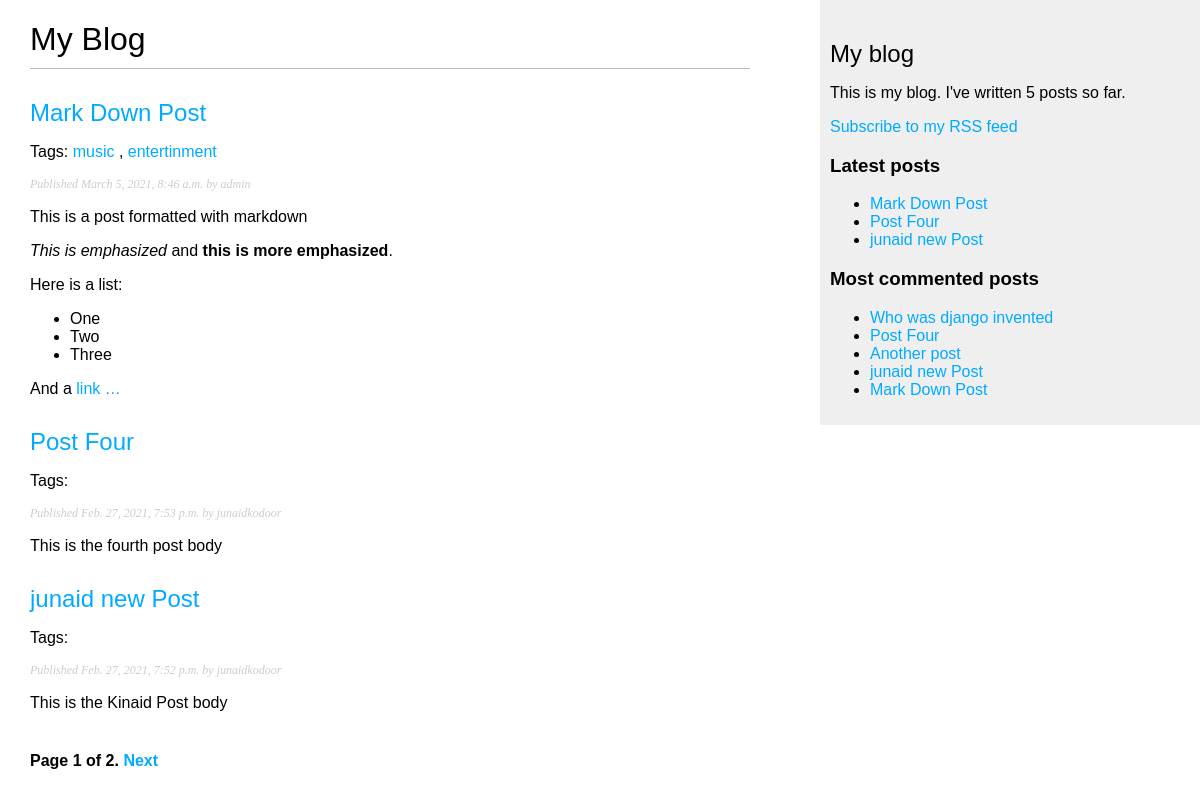
Screenshot of /blog/ with the database file from the repository.
### blog/models.py (models this page shows, shortened)
class Post(models.Model):
    objects = models.Manager()  # The default manager.
    published = PublishedManager() # Our custom manager.
    STATUS_CHOICES = (
        ('draft', 'Draft'),
        ('published', 'Published'), )
    title = models.CharField(max_length=250)
    slug = models.SlugField(max_length=250, unique_for_date='publish')
    author = models.ForeignKey(User, on_delete=models.CASCADE, related_name='blog_posts')
    body = models.TextField()
    publish = models.DateTimeField(default=timezone.now)
    created = models.DateTimeField(auto_now_add=True)
    updated = models.DateTimeField(auto_now=True)
    status = models.CharField(max_length=10,
    choices = STATUS_CHOICES, default='draft')
    tags = TaggableManager()
    class Meta:
        ordering = ('-publish',)
    def get_absolute_url(self):
        return reverse('blog:post_detail', args=[self.publish.year, self.publish.month, self.publish.day, self.slug])

### blog/views.py (the view)
# urls.py: path('', views.post_list, name='post_list'),
def post_list(request,tag_slug=None):
    object_list = Post.published.all()
    tag = None
    if tag_slug:
        tag = get_object_or_404(Tag, slug=tag_slug)
        object_list = object_list.filter(tags__in=[tag])
    paginator = Paginator(object_list, 3) # 3 posts in each page
    page = request.GET.get('page')
    try:
        posts = paginator.page(page)
    except PageNotAnInteger:
        posts = paginator.page(1)
    except EmptyPage:
        posts = paginator.page(paginator.num_pages)
    return render(request, 'blog/post/list.html', {'page': page, 'posts': posts,'tag': tag})

### blog/models.py (called while the page is built)
    def get_queryset(self):
        return super(PublishedManager, self).get_queryset().filter(status='published')

### blog/templatetags/blog_tags.py (called while the page is built)
@register.simple_tag
def total_posts():
    return Post.published.count()

@register.inclusion_tag('blog/post/latest_posts.html')
def show_latest_posts(count=5):
    latest_posts = Post.published.order_by('-publish')[:count]
    return {'latest_posts': latest_posts}

@register.simple_tag
def get_most_commented_posts(count=5):
    return Post.published.annotate(total_comments=Count('comments') ).order_by('-total_comments')[:count]

@register.filter(name='markdown')
def markdown_format(text):
    return mark_safe(markdown.markdown(text))

### blog/templates/blog/post/list.html (shortened to what this page needs)
{% extends "blog/base.html" %}
{% load blog_tags %}
{% block content %}
<h1>My Blog</h1>
{% for post in posts %}
    <h2><a href="{{ post.get_absolute_url }}">{{ post.title }} </a> </h2>
    <p class="tags">Tags:
        {% for tag in post.tags.all %}
        <a href="{% url 'blog:post_list_by_tag' tag.slug %}">
        {{ tag.name }} </a> {% if not forloop.last %}, {% endif %} {% endfor %}
    </p>
    <p class="date">Published {{ post.publish }} by {{ post.author }}</p>
    {{ post.body|markdown|truncatewords:30 }}
{% endfor %}
{% include "pagination.html" with page=posts %}
{% endblock %}

### blog/templates/blog/base.html (shortened to what this page needs)
{% load blog_tags %}
{% load static %}
<!DOCTYPE html>
<html>
<head>
<link href="{% static 'css/blog.css' %}" rel="stylesheet">
</head>
<body>
    <div id="content">
    {% block content %} {% endblock %}
    </div>
<div id="sidebar">
<h2>My blog</h2>
    <p>This is my blog. I've written {% total_posts %} posts so far.</p>
    <p>
    <a href="{% url 'blog:post_feed' %}">Subscribe to my RSS feed</a>
</p>
    <h3>Latest posts</h3>
    {% show_latest_posts 3 %}
    <h3>Most commented posts</h3>
    {% get_most_commented_posts as most_commented_posts %}
    <ul>
        {% for post in most_commented_posts %}
        <li>
            <a href="{{ post.get_absolute_url }}">{{ post.title }}</a>
        </li>
        {% endfor %}
    </ul>
</div>
</body>
</html>

### blog/templates/blog/post/latest_posts.html
<ul>
{% for post in latest_posts %} <li>
<a href="{{ post.get_absolute_url }}">{{ post.title }}</a>
</li> {% endfor %} </ul>

### blog/static/css/blog.css (style rules this page uses)
body { margin:0; padding:0; font-family:helvetica, sans-serif; }
a { color:#00abff; text-decoration:none; }
h1 { font-weight:normal; border-bottom:1px solid #bbb; padding:0 0 10px 0; }
h2 { font-weight:normal; margin:30px 0 0; }
#content { float:left; width:60%; padding:0 0 0 30px; }
#sidebar { float:right; width:30%; padding:10px; background:#efefef; height:100%; }
p.date { color:#ccc; font-family: georgia, serif; font-size: 12px; font-style: italic; }

### rows the page displays
Post: title "Mark Down Post", publish "March 5, 2021, 8:46 a.m.", author "admin", body "This is a post formatted with markdown This is emphasized and this is more emphasized . Here is a list: One Two Three And a link …"
Tag: name "music"
Tag: name "entertinment"
Post: title "Post Four", publish "Feb. 27, 2021, 7:53 p.m.", author "junaidkodoor", body "This is the fourth post body"
Post: title "junaid new Post", publish "Feb. 27, 2021, 7:52 p.m.", author "junaidkodoor", body "This is the Kinaid Post body"
Post: title "Who was django invented"
Post: title "Another post"

### other values shown
{{ page.number }} "1"
{{ page.paginator.num_pages }} "2"
